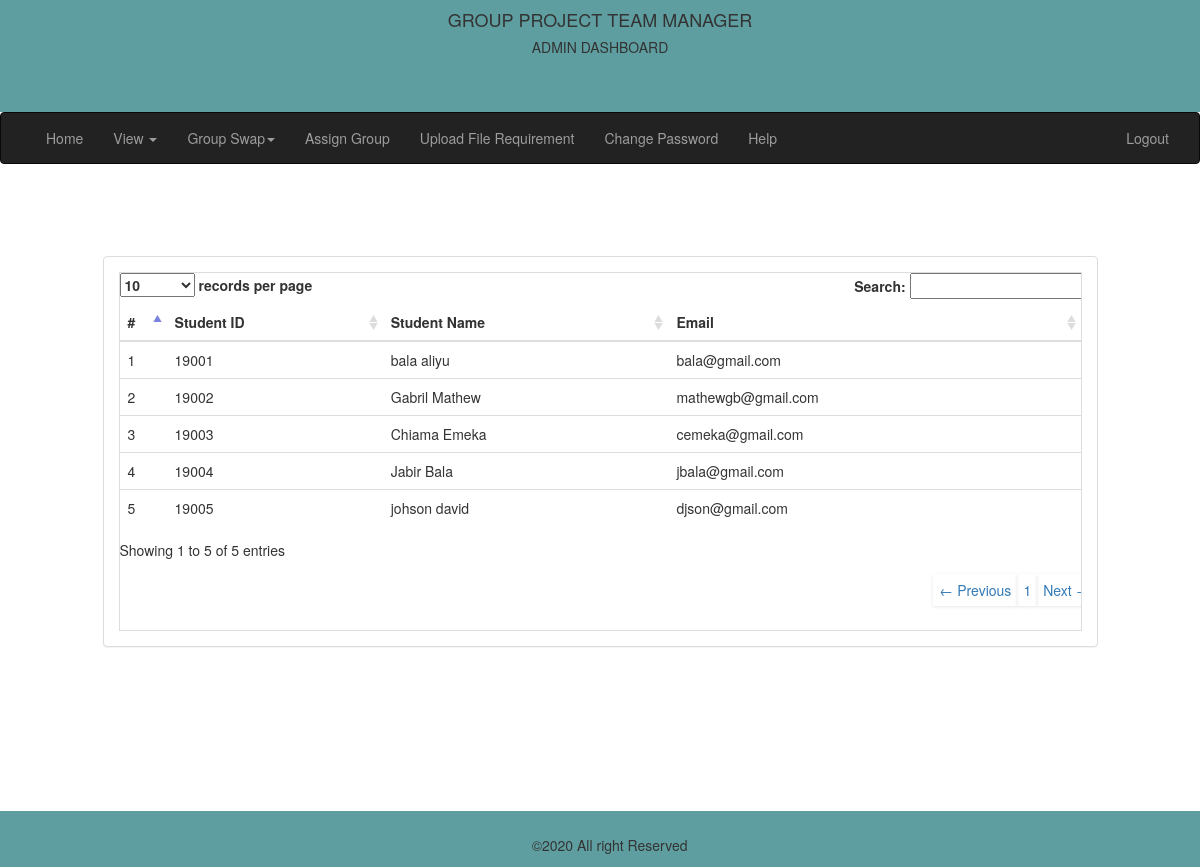
Screenshot of /admin/registered_student.php (signed in) with the database file from the repository.
### tables this page shows
CREATE TABLE `student` (
  `id` int(11) NOT NULL,
  `student_id` int(30) NOT NULL,
  `name` varchar(100) NOT NULL,
  `email` varchar(50) NOT NULL,
  `password` varchar(50) NOT NULL,
  `status` int(11) NOT NULL,
  `grouped` int(11) NOT NULL
);

### admin/registered_student.php (the view, shortened to what this page needs)
<!DOCTYPE html>
<html lang="en">
<head>
<link rel="stylesheet" href="../css/bootstrap.min.css">
</head>
<body>
<div class="container-fluid">
<div class="row" style="background:#5F9EA0; height:8em;">
<div class="col-sm-12">
<h4 class="text-center text-uppercase">Group Project Team Manager</h4>
<h5 class="text-center text-uppercase">Admin Dashboard</h5>
</div>
</div>
<div class="row">
<nav class="navbar navbar-inverse">
  <div class="container-fluid">
    <div class="collapse navbar-collapse" id="myNavbar">
      <ul class="nav navbar-nav">
        <li><a href="dashboard.php">Home</a></li>
        <li class="dropdown">
          <a class="dropdown-toggle" data-toggle="dropdown" href="#">View <span class="caret"></span></a>
        </li>
        <li class="dropdown">
          <a class="dropdown-toggle" data-toggle="dropdown" href="#">Group Swap<span class="caret"></span></a>
        </li>
        <li><a href="assign_groups.php">Assign Group</a></li>
        <li><a href="upload_file_requirement.php">Upload File Requirement</a></li>
        <li><a href="change_password.php">Change Password</a></li>
      <li><a href="help.php">Help</a></li>
      </ul>
      <ul class="nav navbar-nav navbar-right">
        <li><a href="logout.php">Logout</a></li>
      </ul>
    </div>
</nav>
</div>
</div>
<div class="row" style="margin-top:6%;margin-bottom:12%;">
                <div class="col-md-10 col-sm-offset-1">
                    <div class="panel panel-default">
                        <div class="panel-body">
                            <div class="table-responsive table-bordered">
                                <table class="table" id="example" cellpadding="0" cellspacing="0" border="0">
                                    <thead>
                                        <tr>
										<th>#</th>
                                            <th>Student ID</th>
											<th>Student Name </th>
											<th>Email </th>
											 </tr>
                                    </thead>
                                    <tbody>
<?php
$sql=mysqli_query($conn,"select * from student");
$cnt=1;
while($row=mysqli_fetch_array($sql))
{
?>
                                        <tr>
										    <td><?php echo htmlentities($cnt);?></td>
											<td><?php echo htmlentities($row['student_id']);?></td>
											<td><?php echo htmlentities($row['name']);?></td>
                                            <td><?php echo htmlentities($row['email']);?></td>
                                        </tr>
<?php
$cnt++;
}  ?>
                                    </tbody>
                                </table>
                            </div>
                        </div>
                    </div>
</div>
</div>
<div class="row" style="background:#5F9EA0;height:4em; padding-top:2%;">
<div class="col-sm-7 text-right">
<p>&copy;2020 All right Reserved</p>
</div>
</div>
<link href="assets/DT_bootstrap.css" rel="stylesheet" />
</body>
</html>

### rows the page displays
student: student "19001", name "bala aliyu", email "bala@gmail.com"
student: student "19002", name "Gabril Mathew", email "mathewgb@gmail.com"
student: student "19003", name "Chiama Emeka", email "cemeka@gmail.com"
student: student "19004", name "Jabir Bala", email "jbala@gmail.com"
student: student "19005", name "johson david", email "djson@gmail.com"
